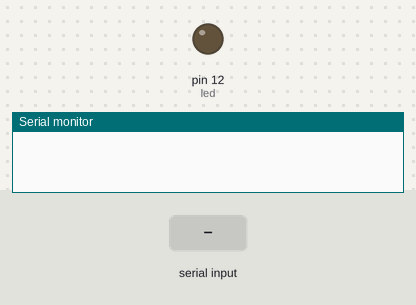
Recording of a sketch running on a simulated Arduino Uno, built with avr-gcc and run on an emulated ATmega328P. On the bench: output pins drawn as LEDs (lit = HIGH), the last lines printed to the serial monitor. Inputs (shaded band) come from the test bench.

Above: at 1.2 s.
1.3 s: "1" received over Serial
At 1.7 s:
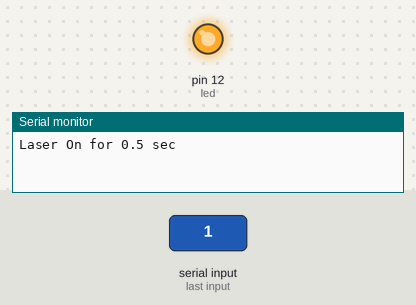
3.3 s: "0" received over Serial
Timing chart, 0 to 6.3 s (numbered marks = the images above; inputs shaded):
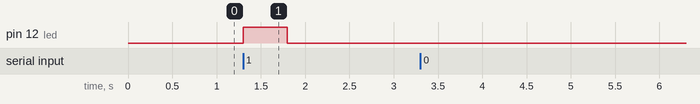

Measured:
- after the input at 1.3 s, pin 12 (led): LOW → HIGH at once, → LOW 0.50 s later

The sketch:

laser_power_relay.ino
```cpp
int incomingByte = 0;   // for incoming serial data
const int led = 12;

void setup() {
  Serial.begin(19200);     // opens serial port, sets data rate to 9600 bps
  pinMode(led, OUTPUT);
  digitalWrite(led, LOW);
}
void loop() {

  // send data only when you receive data:
  if (Serial.available() > 0) {
    // read the incoming byte:
    incomingByte = Serial.read();
    if ( incomingByte == 48) { // "0"
      Serial.println("Laser Off");
      digitalWrite(led, LOW);
    }
    if ( incomingByte == 49) { // "1"
      Serial.println("Laser On for 0.5 sec");
      digitalWrite(led, HIGH);
      delay(500);
      digitalWrite(led, LOW);
    }
  }
}
```
